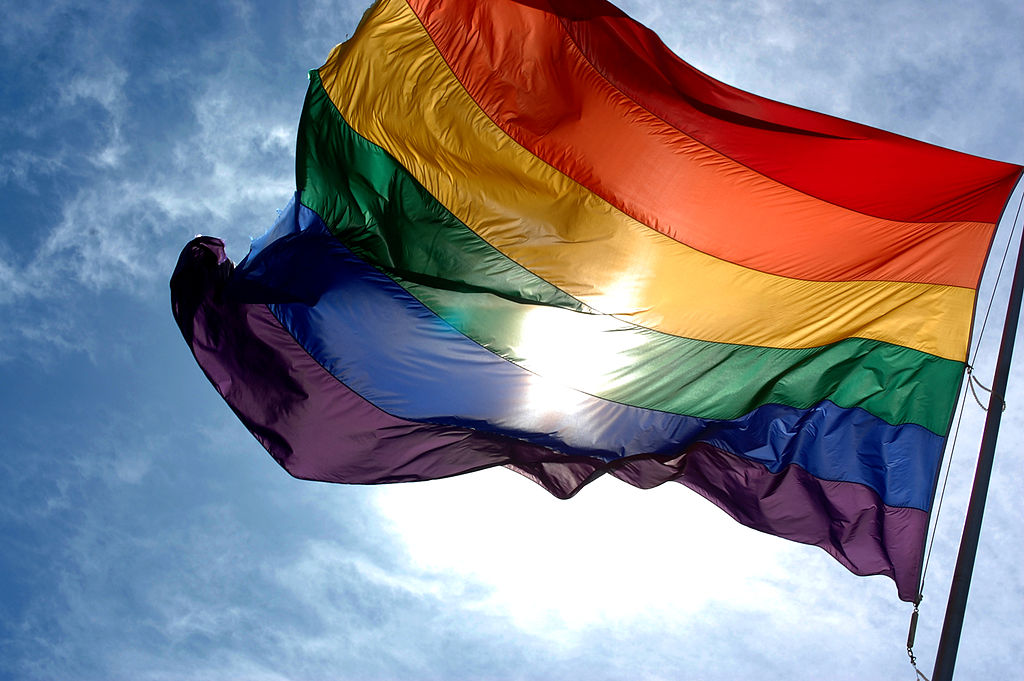
#> input picture 1.4 Feature vectors/images/rainbow_flag.jpg, 1024 x 681 px
$ jupyter execute 'Image pyramids.ipynb'   (shell and % lines are left out)
#> lines starting #> are read from the running program, lines starting #| are printed output that depends on the picture
# Image pyramids

To construct the layers of "pyramid", use function `cv2.pyrDown(image)`

[cell 1]
import numpy as np
import matplotlib.pyplot as plt
import cv2


img = cv2.imread("images/rainbow_flag.jpg")
#> img is the input picture: shape (681, 1024, 3); mean B, G, R 139.6, 129.7, 134
img = cv2.cvtColor(img, cv2.COLOR_BGR2RGB)

plt.figure(figsize=(10, 10))
plt.imshow(img)

[cell 2]
lvl_1 = cv2.pyrDown(img)
lvl_2 = cv2.pyrDown(lvl_1)
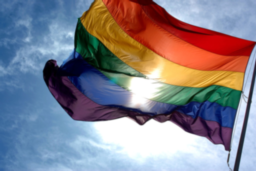
#> lvl_2: shape (171, 256, 3); mean R, G, B 133.9, 129.7, 139.7
lvl_3 = cv2.pyrDown(lvl_2)
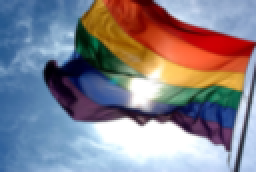
#> lvl_3: shape (86, 128, 3) (shown 2 times larger); mean R, G, B 133.7, 129.7, 139.9

fig, axs = plt.subplots(1, 4, figsize=(20, 10))
(ax1, ax2, ax3, ax4) = axs
ax1.set_title("Original")
ax1.imshow(img)

for idx, ax in enumerate(axs, 1):
    ax.set_xlim([0, img.shape[1]])
    ax.set_ylim([0, img.shape[0]])

ax2.set_title("Level 1")
ax2.imshow(lvl_1)

ax3.set_title("Level 2")
ax3.imshow(lvl_2)

ax4.set_title("Level 3")
ax4.imshow(lvl_3);
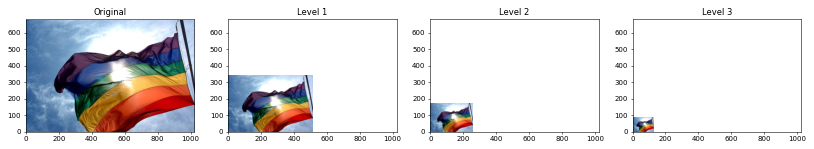
#> figure drawn by matplotlib, 4 panels

$ run again, with 1.4 Feature vectors/images/Team.jpeg copied over 1.4 Feature vectors/images/rainbow_flag.jpg
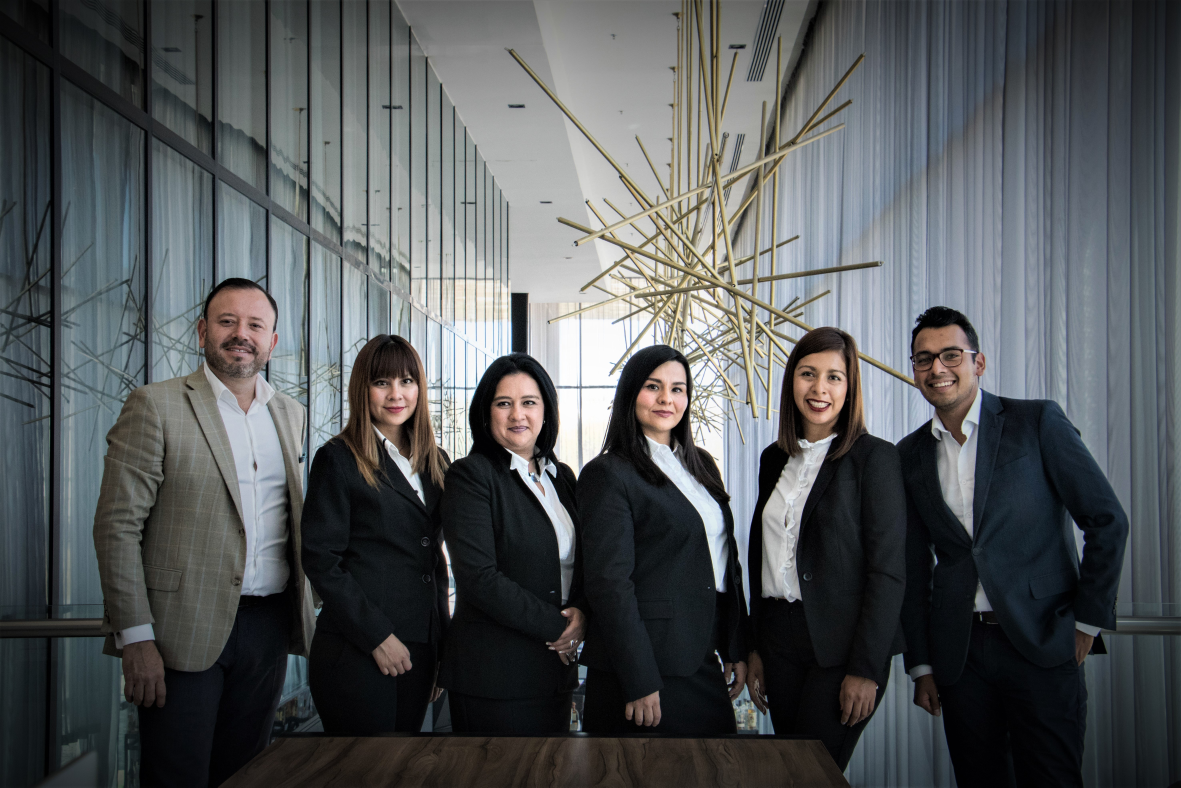
#> input picture 1.4 Feature vectors/images/Team.jpeg, 5905 x 3937 px (shown at 1/5 size)
#> img is the input picture: shape (3937, 5905, 3); mean B, G, R 88.3, 86.5, 83.2
#> `lvl_3 = cv2.pyrDown(lvl_2)`:
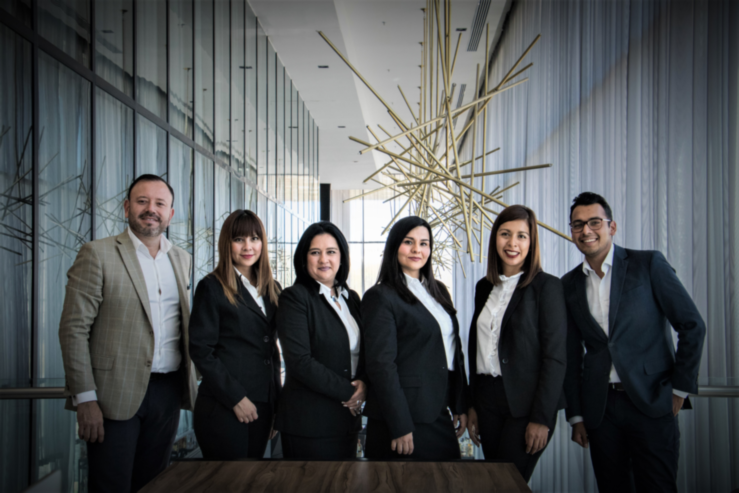
#> lvl_3: shape (493, 739, 3); mean R, G, B 83.1, 86.5, 88.2
#> `[cell 2] lvl_1 = cv2.pyrDown(img) lvl_2 = cv2.pyrDown(lvl_1) lvl_3 = c..`:
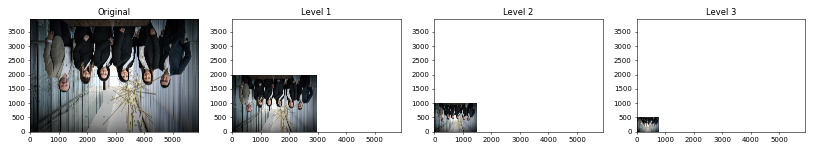
#> figure drawn by matplotlib, 4 panels

$ run again, with 1.4 Feature vectors/images/cat.jpeg copied over 1.4 Feature vectors/images/rainbow_flag.jpg
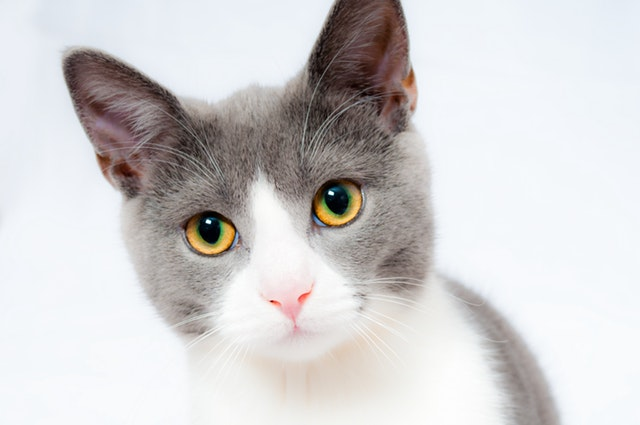
#> input picture 1.4 Feature vectors/images/cat.jpeg, 640 x 425 px
#> img is the input picture: shape (425, 640, 3); mean B, G, R 208.1, 207.7, 209.6
#> `lvl_2 = cv2.pyrDown(lvl_1)`:
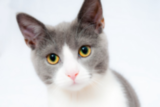
#> lvl_2: shape (107, 160, 3); mean R, G, B 209.7, 207.8, 208.3
#> `[cell 2] lvl_1 = cv2.pyrDown(img) lvl_2 = cv2.pyrDown(lvl_1) lvl_3 = c..`:
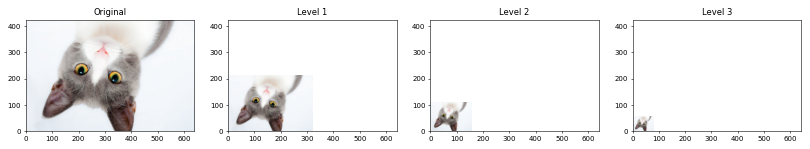
#> figure drawn by matplotlib, 4 panels
